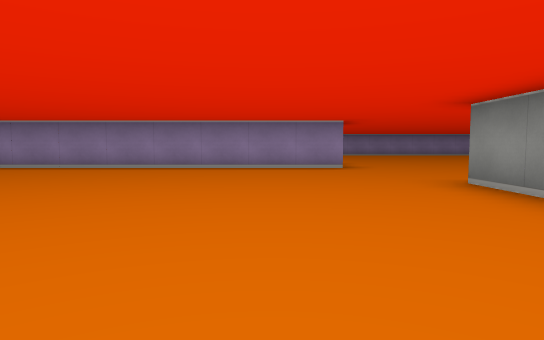
view 1 (above)

24 first-person views from a walk through a cub3D ray-caster map. The camera is about half as high as the walls, tilts 4° down and sees 75° across. The floor is counted in squares. Each view is taken from the middle of a square. On the plan, view 1 faces up. The plan holds only what a view shows up to about 9 squares ahead; the rest is blank.

view 2
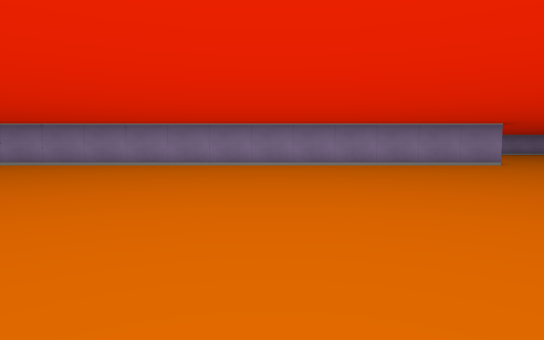

view 3
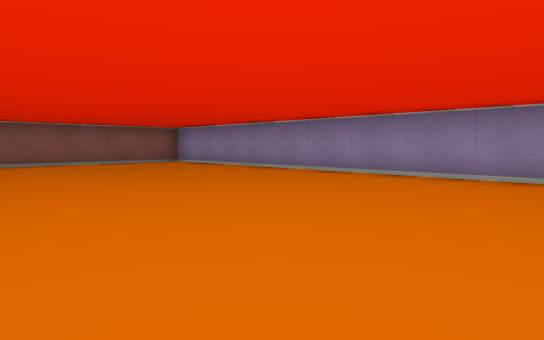

view 4
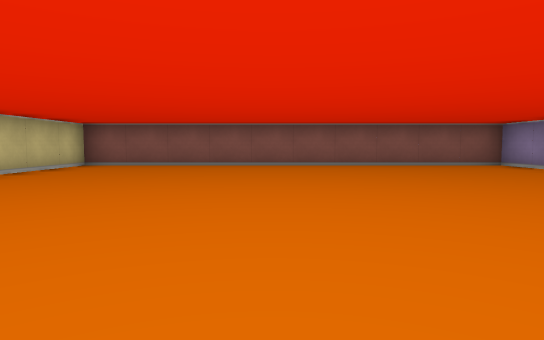

view 5
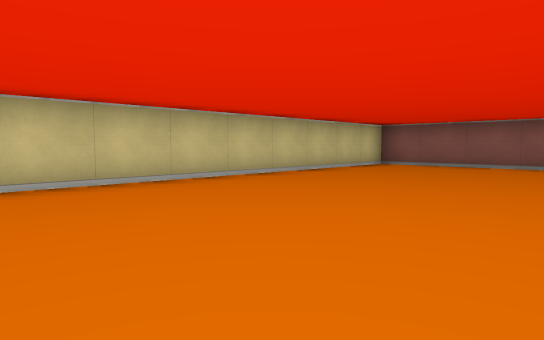

view 6
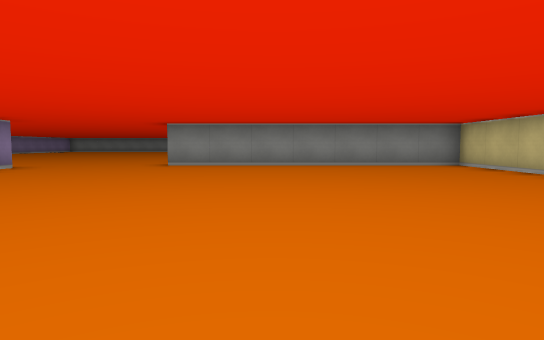

view 7
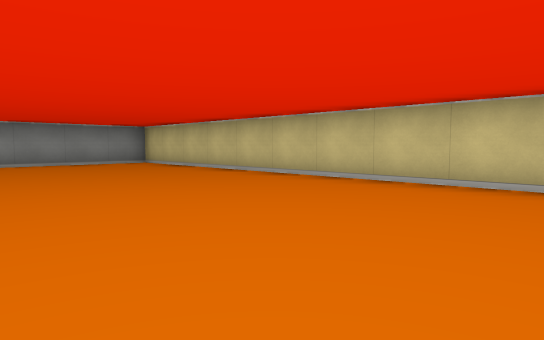

view 8
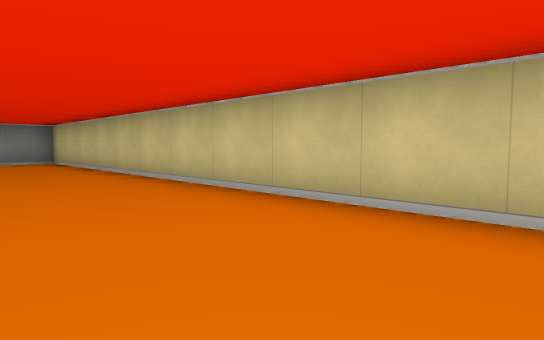

view 9
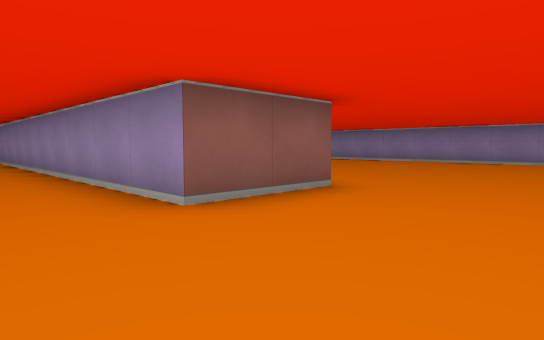

view 10
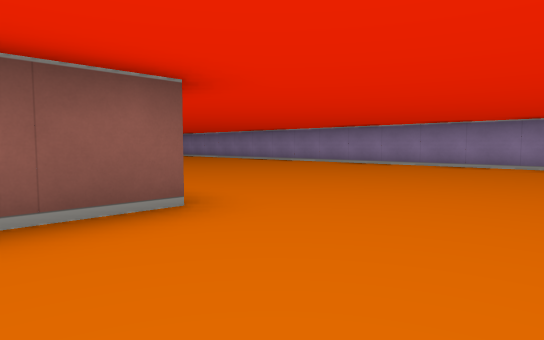

view 11
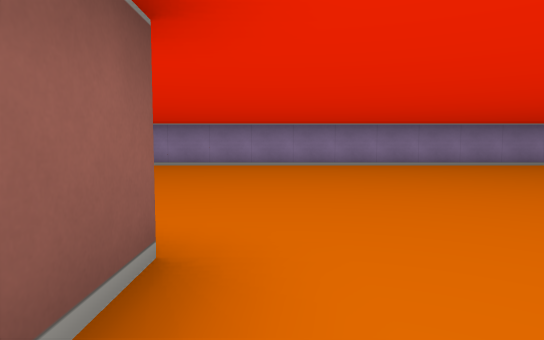

view 12
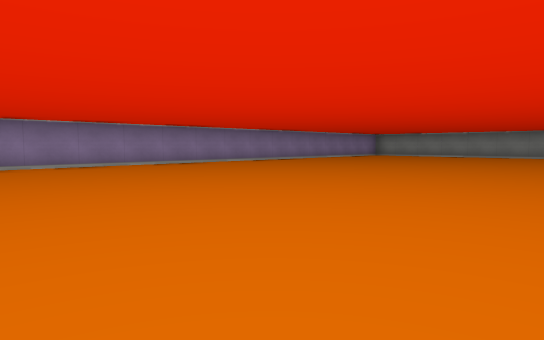

view 13
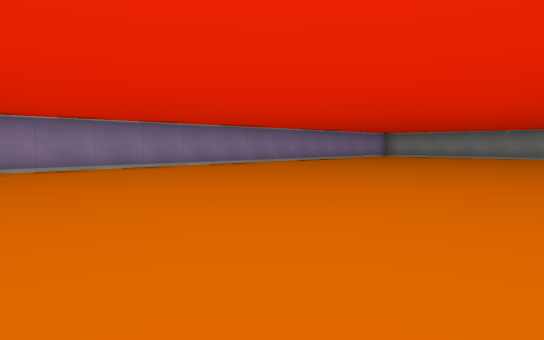

view 14
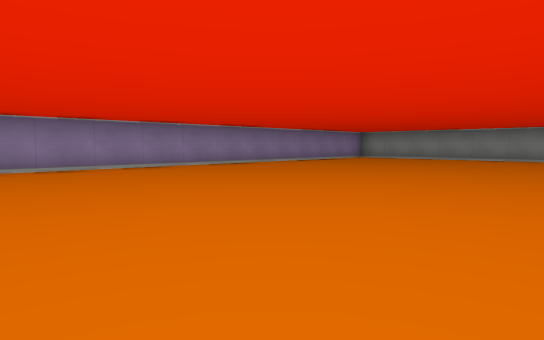

view 15
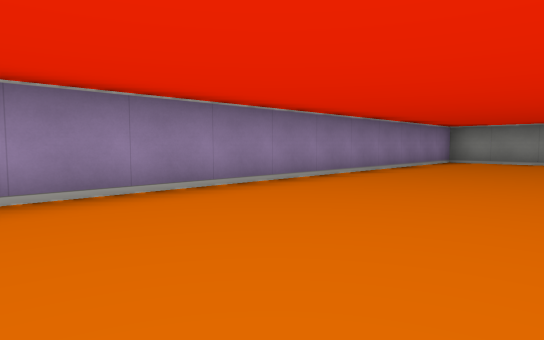

view 16
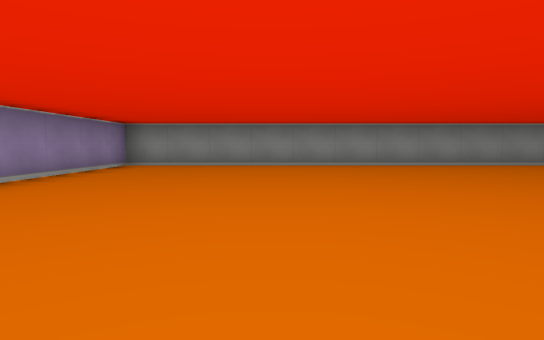

view 17
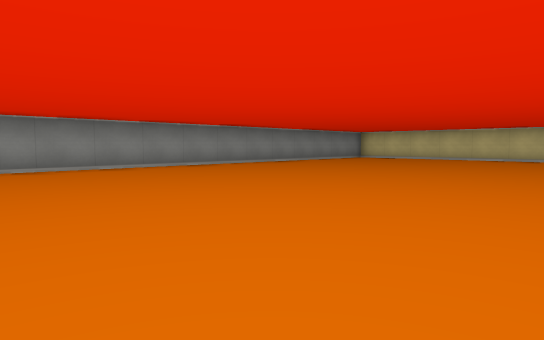

view 18
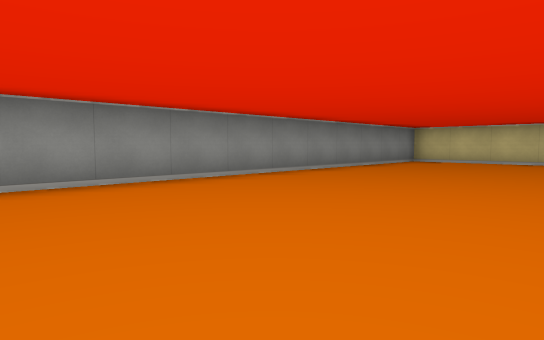

view 19
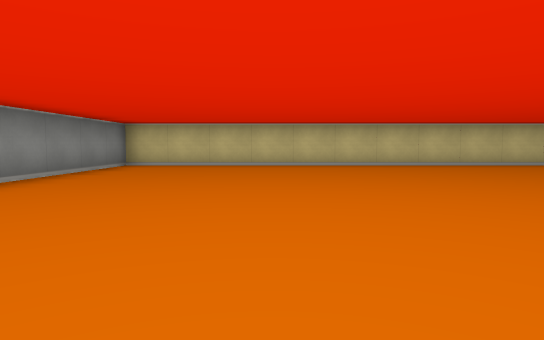

view 20
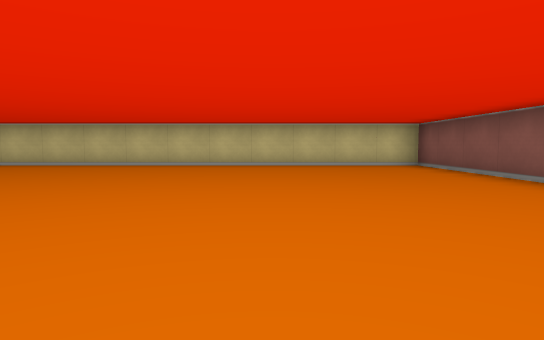

view 21
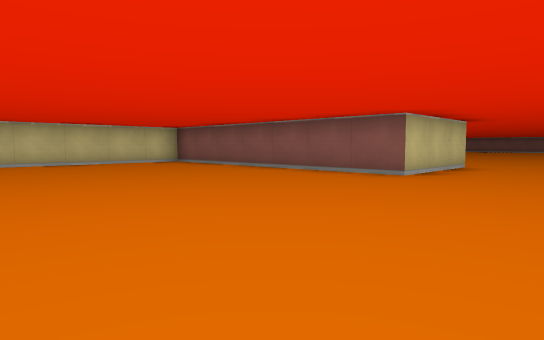

view 22
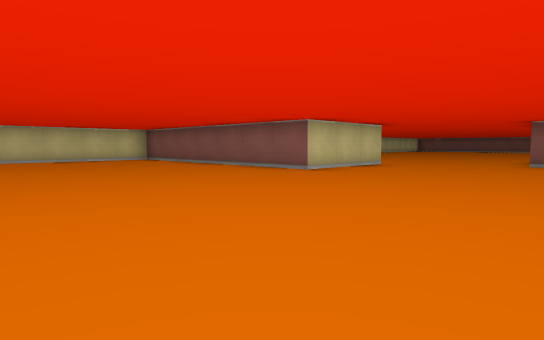

view 23
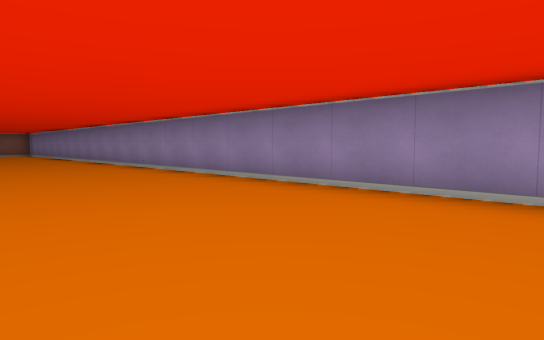

view 24
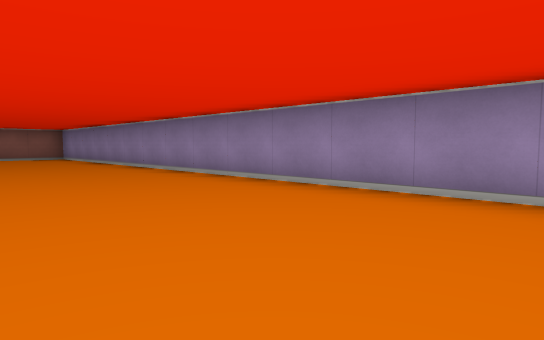

### Floor plan
Points are (right, up) in squares from view 1. A wall is a line through its corners. A room is listed if a view was taken in it or the views show most of it. See-through windows are left out.
Room 1 (views 1, 2, 3, 4, 5, 6, 7, 8)
walls: (1.5, 7.5) (-16.5, 7.5) (-16.5, -2.5) (2.5, -2.5) (2.5, 4.5)
ways out: opening at (1.3, 6) to room 2
Room 2 (views 9, 10, 11, 12, 13, 14, 15, 16, 17, 18, 19, 20, 21, 22, 23, 24)
walls: (1.5, 9.6) (1.5, 7.5); (2.5, 4.5) (5.5, 4.5) (5.5, -2.5) (19.5, -2.5) (19.5, 16.5) (-12.2, 16.5)
ways out: opening at (1.3, 6) to room 1

Where each view was taken, in squares from view 1:
view 1: 0 up, 0 right, facing up
view 2: 1 down, 4 left, facing up
view 3: 2 up, 7 left, facing up-left
view 4: 2 up, 8 left, facing left
view 5: 2 up, 8 left, facing down-left
view 6: 2 up, 6 left, facing right
view 7: 2 up, 7 left, facing down-right
view 8: 0 up, 8 left, facing down-right
view 9: 6 up, 4 right, facing up-left
view 10: 8 up, 4 right, facing up-left
view 11: 8 up, 2 right, facing up
view 12: 8 up, 4 right, facing up-right
view 13: 9 up, 5 right, facing up-right
view 14: 9 up, 7 right, facing up-right
view 15: 13 up, 9 right, facing up-right
view 16: 13 up, 11 right, facing right
view 17: 10 up, 12 right, facing down-right
view 18: 8 up, 15 right, facing down-right
view 19: 6 up, 16 right, facing down
view 20: 6 up, 9 right, facing down
view 21: 7 up, 11 right, facing down-left
view 22: 9 up, 11 right, facing down-left
view 23: 13 up, 2 right, facing up-left
view 24: 13 up, 3 left, facing up-left
